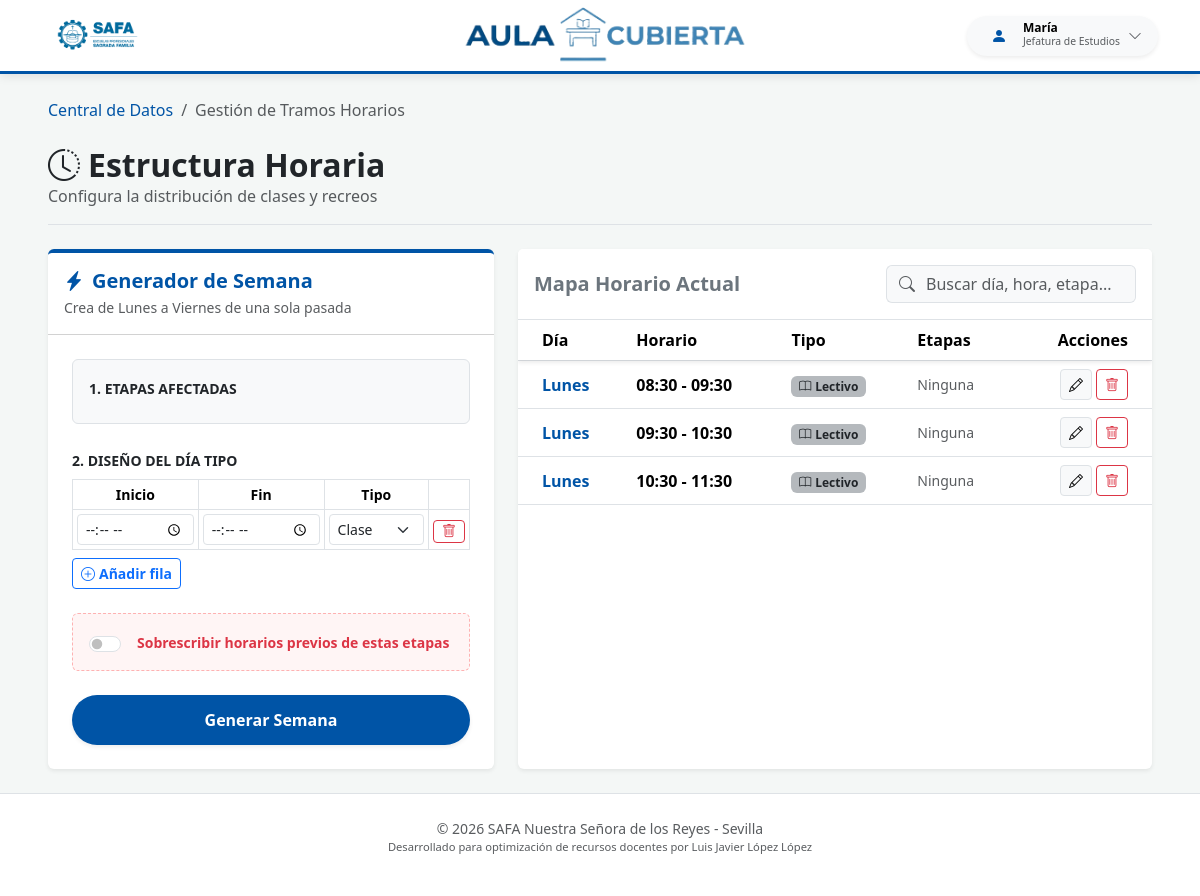
Page /datos/tramos/ (signed in) on the earlier database version.
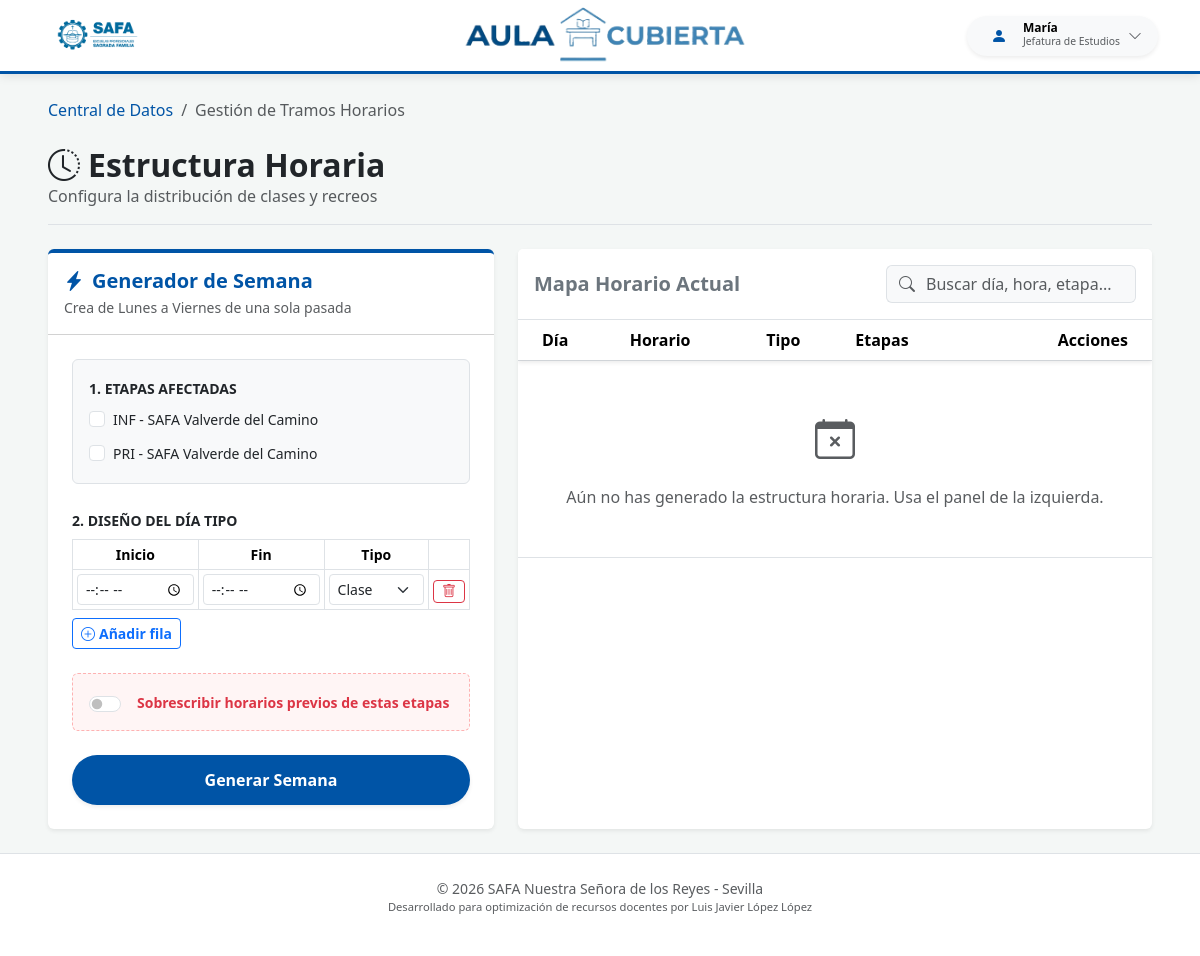
Same page on the later database version.
### safa_guardias/models.py (models this page shows, shortened)
class CentroSaaSModel(models.Model):
    centro = models.ForeignKey(
        'CentroEscolar',
        on_delete=models.CASCADE,
        null=True, # Lo dejamos nullable por ahora para que no te dé error al hacer makemigrations con datos existentes
        blank=True
    )
    class Meta:
        abstract = True

class TramoHorario(CentroSaaSModel):
    DIAS_CHOICES = [
        ('L', 'Lunes'), ('M', 'Martes'), ('X', 'Miércoles'),
        ('J', 'Jueves'), ('V', 'Viernes'), ('S', 'Sábado'), ('D', 'Domingo'),
    ]
    hora_inicio = models.TimeField()
    hora_fin = models.TimeField()
    dia_semana = models.CharField(max_length=1, choices=DIAS_CHOICES, default='L')
    es_recreo = models.BooleanField(default=False)
    etapas = models.ManyToManyField(Etapa, blank=True, related_name="tramos")
    class Meta:
        verbose_name = "Tramo Horario"
        verbose_name_plural = "Tramos Horarios"
        ordering = ['dia_semana', 'hora_inicio']
        unique_together = ['centro', 'dia_semana', 'hora_inicio', 'hora_fin']

### safa_guardias/views.py (the view, shortened to what this page needs)
# urls.py: path('datos/tramos/', views.gestionar_tramos, name='gestionar_tramos'),
@login_required
def gestionar_tramos(request):
    centro = obtener_centro_usuario(request)
    if not centro:
        messages.error(request, "Selecciona un centro antes de gestionar horarios.")
        return redirect('centro_datos')
    tramo_edit_id = request.GET.get('edit')
    tramo_instancia = None
    if tramo_edit_id:
        tramo_instancia = get_object_or_404(TramoHorario, id=tramo_edit_id, centro=centro)
    form_masivo = GeneradorTramosForm(centro=centro)
    form_individual = TramoIndividualForm(instance=tramo_instancia, centro=centro) if tramo_instancia else None
    tramos = TramoHorario.objects.filter(centro=centro).prefetch_related('etapas').annotate(
        orden_dia=Case(
            When(dia_semana='L', then=Value(1)),
            When(dia_semana='M', then=Value(2)),
            When(dia_semana='X', then=Value(3)),
            When(dia_semana='J', then=Value(4)),
            When(dia_semana='V', then=Value(5)),
            When(dia_semana='S', then=Value(6)),
            When(dia_semana='D', then=Value(7)),
            output_field=IntegerField(),
        )
    ).order_by('orden_dia', 'hora_inicio')
    contexto = {
        'tramos': tramos,
        'form_masivo': form_masivo,
        'form_individual': form_individual,
        'is_edit': bool(tramo_instancia),
        'centro': centro
    }
    return render(request, 'gestionar_tramos.html', contexto)

### safa_guardias/forms.py
class GeneradorTramosForm(forms.Form):
    etapas = forms.ModelMultipleChoiceField(
        queryset=Etapa.objects.none(),
        widget=forms.CheckboxSelectMultiple(attrs={'class': 'form-check-input me-2'}),
        label="Etapas a las que aplica este horario",
        required=True
    )
    borrar_anteriores = forms.BooleanField(
        label="Borrar tramos de estas etapas antes de generar",
        required=False,
        initial=False,
        widget=forms.CheckboxInput(attrs={'class': 'form-check-input'})
    )
    def __init__(self, *args, **kwargs):
        centro = kwargs.pop('centro', None)
        super().__init__(*args, **kwargs)
        if centro:
            self.fields['etapas'].queryset = Etapa.objects.filter(centro=centro)

### safa_guardias/context_processors.py (called while the page is built)
def selector_centros_global(request):
    es_admin = request.user.is_authenticated and (
            request.user.is_superuser or
            (hasattr(request.user, 'perfil_profesor') and request.user.perfil_profesor.rol == 'ADMIN')
    )
    if es_admin:
        return {
            'lista_centros_admin': CentroEscolar.objects.all().order_by('nombre'),
            'centro_activo_admin': obtener_centro_usuario(request)
        }
    return {}

### templates/gestionar_tramos.html (shortened to what the changed rows need)
{% extends 'base.html' %}
{% block body %}
<div class="container-fluid py-4 px-lg-5">
    <div class="d-flex justify-content-between align-items-center mb-4 border-bottom pb-3">
        <div>
            <h2 class="fw-bold mb-0 text-dark"><i class="bi bi-clock-history me-2"></i>Estructura Horaria</h2>
        </div>
    </div>
    <div class="row g-4">
        <div class="col-lg-5">
            {% if is_edit %}
            <div class="card border-0 shadow-sm border-top border-warning border-4">
                <div class="card-header bg-white p-3">
                    <h5 class="mb-0 fw-bold"><i class="bi bi-pencil-square me-2 text-warning"></i>Ajuste de Tramo Individual</h5>
                </div>
                <div class="card-body p-4">
                    <form method="POST">
                        {% csrf_token %}
                        <input type="hidden" name="action" value="save_single">
                        <div class="row mb-3">
                            <div class="col-6">
                                <label class="form-label fw-semibold">Día</label>
                                {{ form_individual.dia_semana }}
                            </div>
                            <div class="col-6 d-flex align-items-end">
                                <div class="form-check form-switch ms-2 mb-2">
                                    {{ form_individual.es_recreo }}
                                    <label class="form-check-label text-success fw-bold" for="{{ form_individual.es_recreo.id_for_label }}">¿Es Recreo?</label>
                                </div>
                            </div>
                        </div>
                        <div class="row mb-3">
                            <div class="col-6">
                                <label class="form-label fw-semibold">Hora Inicio</label>
                                {{ form_individual.hora_inicio }}
                            </div>
                            <div class="col-6">
                                <label class="form-label fw-semibold">Hora Fin</label>
                                {{ form_individual.hora_fin }}
                            </div>
                        </div>
                        <div class="mb-4 bg-light p-3 rounded">
                            <label class="form-label fw-semibold mb-2">Etapas Asociadas</label>
                            <div class="d-flex flex-wrap gap-2">
                                {% for checkbox in form_individual.etapas %}
                                    <div class="form-check">
                                        {{ checkbox.tag }}
                                        <label class="form-check-label small" for="{{ checkbox.id_for_label }}">{{ checkbox.choice_label }}</label>
                                    </div>
                                {% endfor %}
                            </div>
                        </div>
                        <div class="d-grid gap-2">
                            <button type="submit" class="btn btn-warning rounded-pill fw-bold text-dark">Guardar Cambios</button>
                            <a href="{% url 'gestionar_tramos' %}" class="btn btn-light rounded-pill">Cancelar edición / Volver al Generador</a>
                        </div>
                    </form>
                </div>
            </div>
            {% else %}
            <div class="card border-0 shadow-sm border-top border-primary border-4">
                <div class="card-body p-3 p-xl-4">
                    <form method="POST" id="formGenerador">
                        <div class="mb-4 bg-light p-3 rounded border">
                            <div class="d-flex flex-wrap gap-2">
                                {% for checkbox in form_masivo.etapas %}
                                    <div class="form-check">
                                        {{ checkbox.tag }}
                                        <label class="form-check-label small" for="{{ checkbox.id_for_label }}">{{ checkbox.choice_label }}</label>
                                    </div>
                                {% endfor %}
                            </div>
                        </div>
                        <div class="mb-4">
                            <div class="table-responsive">
                                <table class="table table-bordered table-sm align-middle mb-2" id="tablaTramos">
                                    <thead class="bg-light text-center small">
                                        <tr>
                                            <th>Inicio</th>
                                            <th>Fin</th>
                                            <th>Tipo</th>
                                            <th style="width: 40px;"></th>
                                        </tr>
                                    </thead>
                                </table>
                            </div>
                        </div>
                    </form>
                </div>
            </div>
            {% endif %}
        </div>
        <div class="col-lg-7">
            <div class="card border-0 shadow-sm h-100">
                <div class="card-body p-0">
                    <div class="table-responsive" style="max-height: 750px; overflow-y: auto;">
                        <table class="table table-hover align-middle mb-0" id="tablaRegistros">
                            <thead class="bg-light sticky-top shadow-sm">
                                <tr>
                                    <th class="ps-4">Día</th>
                                    <th>Horario</th>
                                    <th>Tipo</th>
                                    <th>Etapas</th>
                                    <th class="text-end pe-4">Acciones</th>
                                </tr>
                            </thead>
                            <tbody>
                                {% for tramo in tramos %}
                                <tr class="fila-registro {% if tramo.es_recreo %}table-success bg-opacity-10{% endif %}">
                                    <td class="ps-4 fw-bold text-primary">{{ tramo.get_dia_semana_display|default:tramo.dia_semana }}</td>
                                    <td class="fw-semibold">{{ tramo.hora_inicio|time:"H:i" }} - {{ tramo.hora_fin|time:"H:i" }}</td>
                                    <td>
                                        {% if tramo.es_recreo %}
                                            <span class="badge bg-success bg-opacity-75"><i class="bi bi-cup-hot me-1"></i>Recreo</span>
                                        {% else %}
                                            <span class="badge bg-secondary bg-opacity-50 text-dark"><i class="bi bi-book me-1"></i>Lectivo</span>
                                        {% endif %}
                                    </td>
                                    <td class="small">
                                        {% for etapa in tramo.etapas.all %}
                                            {{ etapa.siglas }}{% if not forloop.last %}, {% endif %}
                                        {% empty %}
                                            <span class="text-muted">Ninguna</span>
                                        {% endfor %}
                                    </td>
                                    <td class="text-end pe-4">
                                        <div class="d-flex justify-content-end gap-1">
                                            <a href="?edit={{ tramo.id }}" class="btn btn-sm btn-light border" title="Ajuste fino">
                                                <i class="bi bi-pencil"></i>
                                            </a>
                                            <button type="button" class="btn btn-sm btn-outline-danger"
                                                    data-bs-toggle="modal" data-bs-target="#modalEliminar"
                                                    data-id="{{ tramo.id }}" data-nombre="{{ tramo.get_dia_semana_display }} de {{ tramo.hora_inicio|time:'H:i' }} a {{ tramo.hora_fin|time:'H:i' }}">
                                                <i class="bi bi-trash"></i>
                                            </button>
                                        </div>
                                    </td>
                                </tr>
                                {% empty %}
                                <tr class="sin-registros">
                                    <td colspan="5" class="text-center py-5 text-muted">
                                        <i class="bi bi-calendar-x fs-1 d-block mb-3"></i>
                                        Aún no has generado la estructura horaria. Usa el panel de la izquierda.
                                    </td>
                                </tr>
                                {% endfor %}
                            </tbody>
                        </table>
                    </div>
                </div>
            </div>
        </div>
    </div>
</div>
{% endblock %}

Differences in the rows shown:
removed TramoHorario: dia_semana "Lunes", hora_inicio "08:30", hora_fin "09:30", es_recreo False (drawn)
removed TramoHorario: dia_semana "Lunes", hora_inicio "09:30", hora_fin "10:30", es_recreo False (drawn)
removed TramoHorario: dia_semana "Lunes", hora_inicio "10:30", hora_fin "11:30", es_recreo False (drawn)
Other differences:
new list line: "☐ INF - SAFA Valverde del Camino"
new list line: "☐ PRI - SAFA Valverde del Camino"
text now shown: "Aún no has generado la estructura horaria. Usa el panel de la izquierda."
